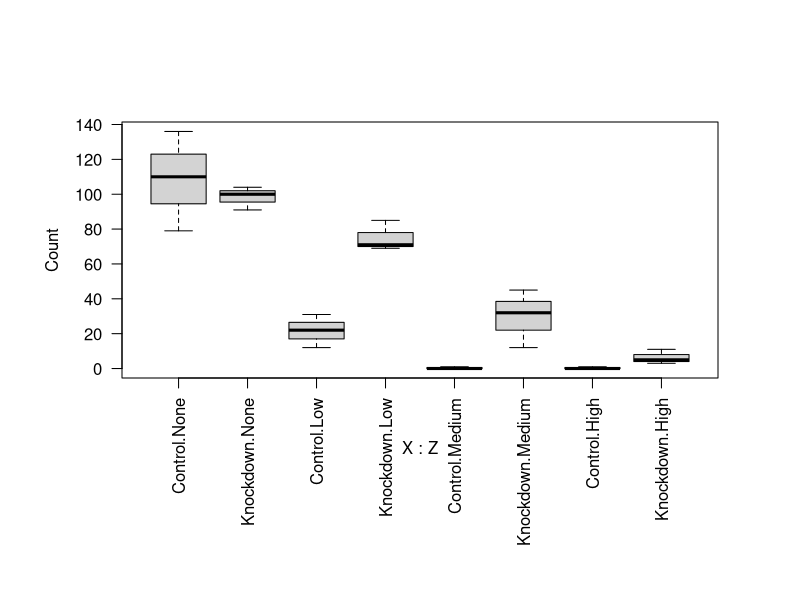
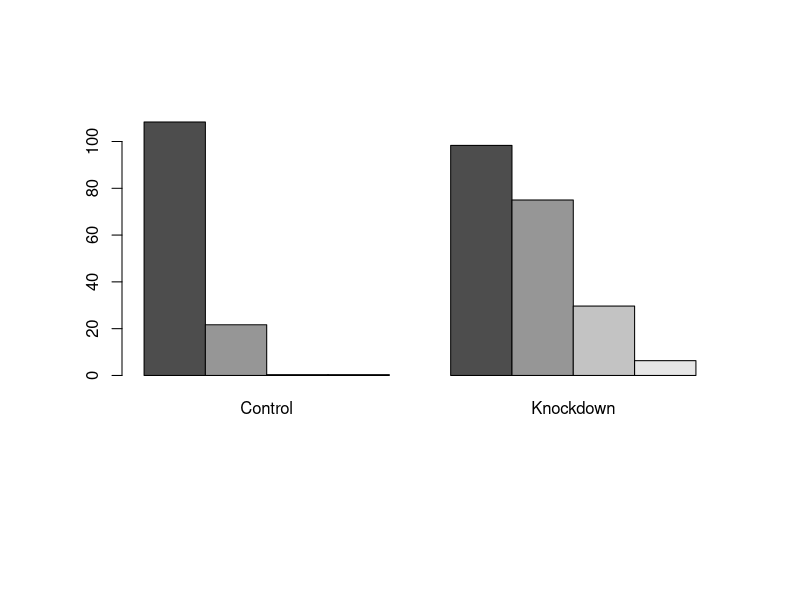

Write the R code that produced these figures, in order.
# Load data, order Z and plot
colony<-read.csv("2.1_colony_Run1Counts.csv")
colony$Z<-factor(colony$Z,c("None","Low","Medium","High"))

par(oma=c(6,2,2,2))
boxplot(Count~X*Z,colony,las=2)

# Analysis of Variance
colony.aov<-aov(Count~X*Z,colony)
print(summary(colony.aov))

# Calculate group means
colony.means<-tapply(colony$Count,list(colony$Z,colony$X),mean)
print(colony.means)
barplot(colony.means,beside=TRUE)